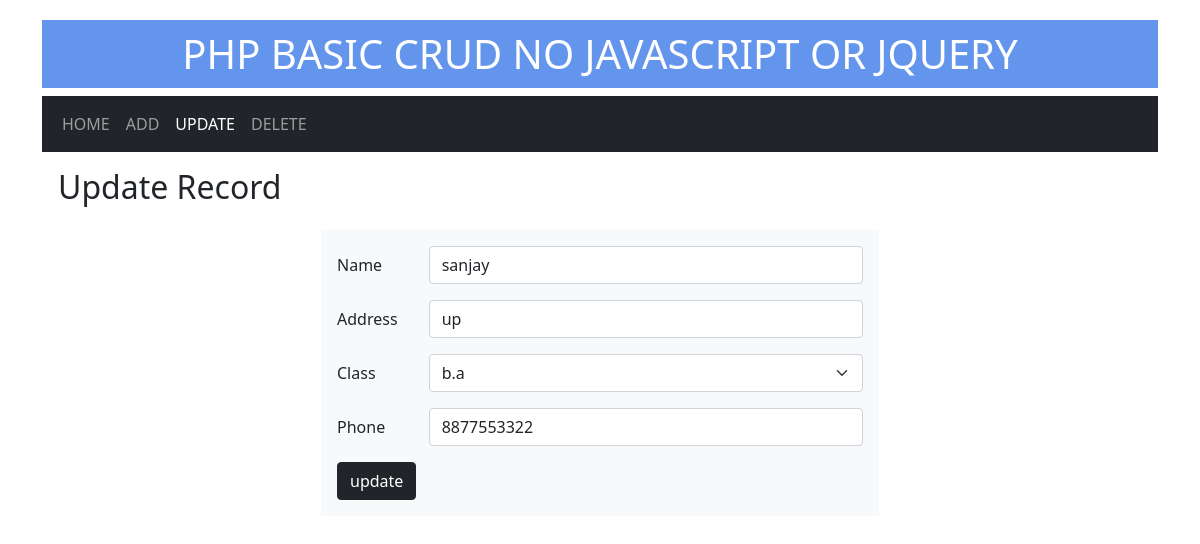
/update.php?sid=14, run on the app's committed database.
### tables this page shows
CREATE TABLE `students` (
  `sid` int(5) NOT NULL,
  `sname` varchar(100) NOT NULL,
  `saddress` varchar(100) NOT NULL,
  `sclass` int(5) NOT NULL,
  `sphone` varchar(10) NOT NULL
);

### update.php (the view, shortened to what this page needs)
<?php
    include "part.php";
    $conn = mysqli_connect("localhost","root","","basic_crud");
    $sid = mysqli_real_escape_string($conn,$_GET['sid']);
    $data2 = mysqli_query($conn,"SELECT * FROM students WHERE sid = $sid");
    if(mysqli_num_rows($data2) == 1){
        $res = mysqli_fetch_assoc($data2);
        $sname = $res['sname'];
        $saddress = $res['saddress'];
        $sphone = $res['sphone'];
        $sclass = $res['sclass'];
    }else{
        header("Location: index.php");
    }
?>
        <h2 class="text-capitalize p-3">update record</h2>
        <form autocomplete="off" action="<?php echo $_SERVER['PHP_SELF']; ?>" class="w-50 m-auto bg-light p-3 text-capitalize" method="post">
            <div class="mb-3 row">
                <label class="col-sm-2 col-form-label">name</label>
                <div class="col-sm-10">
                    <input type="text" class="form-control" name="sname" value="<?php echo $sname; ?>" required>
                </div>
            </div>
            <div class="mb-3 row">
                <label class="col-sm-2 col-form-label">address</label>
                <div class="col-sm-10">
                    <input type="text" class="form-control" name="saddress" value="<?php echo $saddress; ?>" required>
                </div>
            </div>
            <div class="mb-3 row">
                <label class="col-sm-2 col-form-label">class</label>
                <div class="col-sm-10">
                    <select class="form-select" name="sclass" required>
                    <?php
                        $r1 = mysqli_query($conn,"SELECT * FROM student_class");
                        if(mysqli_num_rows($r1) > 0){
                            while($data = mysqli_fetch_assoc($r1)){
                                $selected = ($data['cid'] == $sclass)? "selected":"";
                                echo "<option $selected value='{$data['cid']}'>{$data['cname']}</option>";
                            }
                        }else{
                            echo "<option disabled>no records found</option>";
                        }
                    ?>
                    </select>
                </div>
            </div>
            <div class="mb-3 row">
                <label class="col-sm-2 col-form-label">phone</label>
                <div class="col-sm-10">
                    <input type="text" class="form-control" name="sphone" value="<?php echo $sphone; ?>" required>
                </div>
            </div>
            <input type="submit" class="btn btn-dark d-block" value="update" name="update">
        </form>
    </div>
</body>
</html>

### data on the page
students: sname "sanjay", saddress "up", sphone "8877553322"

### other printed values
$val "HOME"
$val "ADD"
$val "UPDATE"
$val "DELETE"
form field sclass "b.a"
